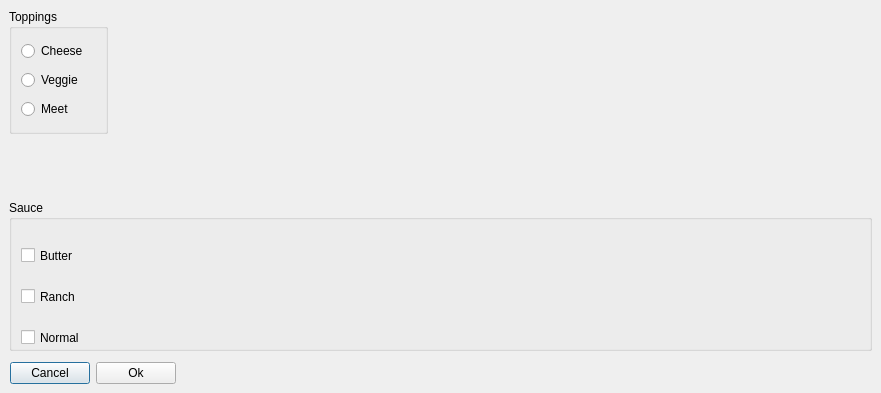
<?xml version="1.0" encoding="UTF-8"?>
<ui version="4.0">
 <class>Dialog</class>
 <widget class="QDialog" name="Dialog">
  <property name="geometry">
   <rect>
    <x>0</x>
    <y>0</y>
    <width>881</width>
    <height>393</height>
   </rect>
  </property>
  <property name="windowTitle">
   <string>Dialog</string>
  </property>
  <widget class="QGroupBox" name="groupBox">
   <property name="geometry">
    <rect>
     <x>9</x>
     <y>9</y>
     <width>99</width>
     <height>125</height>
    </rect>
   </property>
   <property name="title">
    <string>Toppings</string>
   </property>
   <layout class="QVBoxLayout" name="verticalLayout">
    <item>
     <widget class="QRadioButton" name="radioButton">
      <property name="text">
       <string>Cheese</string>
      </property>
     </widget>
    </item>
    <item>
     <widget class="QRadioButton" name="radioButton_2">
      <property name="text">
       <string>Veggie</string>
      </property>
     </widget>
    </item>
    <item>
     <widget class="QRadioButton" name="radioButton_3">
      <property name="text">
       <string>Meet</string>
      </property>
     </widget>
    </item>
   </layout>
  </widget>
  <widget class="QGroupBox" name="groupBox_2">
   <property name="geometry">
    <rect>
     <x>9</x>
     <y>200</y>
     <width>863</width>
     <height>151</height>
    </rect>
   </property>
   <property name="title">
    <string>Sauce</string>
   </property>
   <widget class="QCheckBox" name="checkBox">
    <property name="geometry">
     <rect>
      <x>12</x>
      <y>126</y>
      <width>76</width>
      <height>23</height>
     </rect>
    </property>
    <property name="text">
     <string>Normal</string>
    </property>
   </widget>
   <widget class="QCheckBox" name="checkBox_2">
    <property name="geometry">
     <rect>
      <x>12</x>
      <y>85</y>
      <width>67</width>
      <height>23</height>
     </rect>
    </property>
    <property name="text">
     <string>Ranch</string>
    </property>
   </widget>
   <widget class="QCheckBox" name="checkBox_3">
    <property name="geometry">
     <rect>
      <x>12</x>
      <y>44</y>
      <width>70</width>
      <height>23</height>
     </rect>
    </property>
    <property name="text">
     <string>Butter</string>
    </property>
   </widget>
  </widget>
  <widget class="QWidget" name="">
   <property name="geometry">
    <rect>
     <x>10</x>
     <y>360</y>
     <width>841</width>
     <height>27</height>
    </rect>
   </property>
   <layout class="QHBoxLayout" name="horizontalLayout">
    <item>
     <widget class="QPushButton" name="pushButton">
      <property name="text">
       <string>Cancel</string>
      </property>
     </widget>
    </item>
    <item>
     <widget class="QPushButton" name="pushButton_2">
      <property name="text">
       <string>Ok</string>
      </property>
     </widget>
    </item>
    <item>
     <spacer name="horizontalSpacer_2">
      <property name="orientation">
       <enum>Qt::Horizontal</enum>
      </property>
      <property name="sizeHint" stdset="0">
       <size>
        <width>40</width>
        <height>20</height>
       </size>
      </property>
     </spacer>
    </item>
   </layout>
  </widget>
 </widget>
 <resources/>
 <connections/>
</ui>
